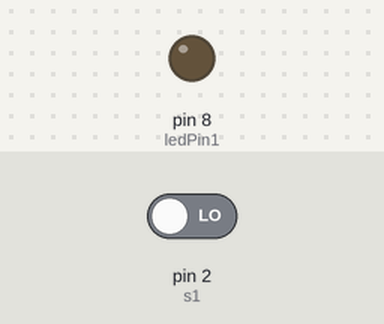
Simulated run of this sketch. Board: Arduino Uno, built with avr-gcc and run on an emulated ATmega328P. Shown: output pins drawn as LEDs (lit = HIGH). Inputs (shaded band) come from the test bench; at power-on: pin 2 (s1) LOW.

Above: at 1.2 s.
1.3 s: pin 2 (s1) driven HIGH
At 2.5 s:
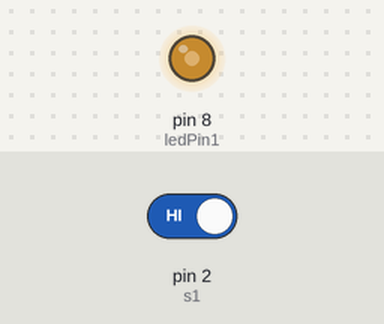
2.8 s: pin 2 (s1) driven LOW
At 3.4 s:
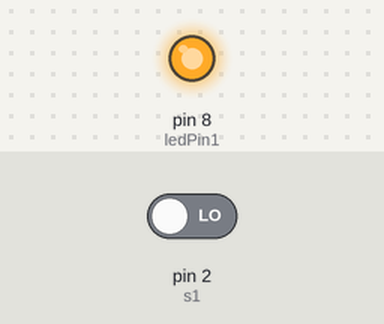
Timing chart, 0 to 5.8 s (numbered marks = the images above; inputs shaded):
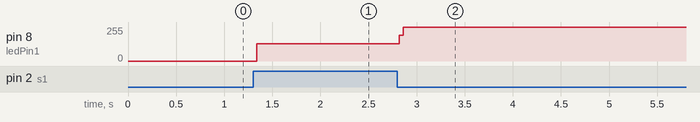

The sketch:

interrupcoes.ino
```cpp
// VERTIFICAR DOCUMENTAÇÃO DO attachInterrupt

int interrupcao_pin = 0;
int estado_led = 0;
int debounce_limit = 200;
int sensitivity = HIGH;

int ledPin1 = 8;
int s1 = 2;

void setup() {
  Serial.begin(9600);
  pinMode(s1, INPUT);
  pinMode(ledPin1, OUTPUT);
}

void loop() {
  digitalWrite(ledPin1, estado_led);
  verifica_botao();
}

void verifica_botao(){
  if(digitalRead(s1)){
    interrupt_handler();
  }
}

void interrupt_handler(){
  if (debounce()){
      estado_led = !estado_led;
  }
}

int debounce(){
  long now;
  long tempo;

  now = millis();
  if((now - tempo) > debounce_limit) {
      tempo = now;
      return 1;
  }
  else
      return 0;
}
```

Measured:
- after the input at 1.3 s, pin 8 (ledPin1): 0/255 → 128/255 at once
- after the input at 2.8 s, pin 8 (ledPin1): 128/255 → 255/255 at once
